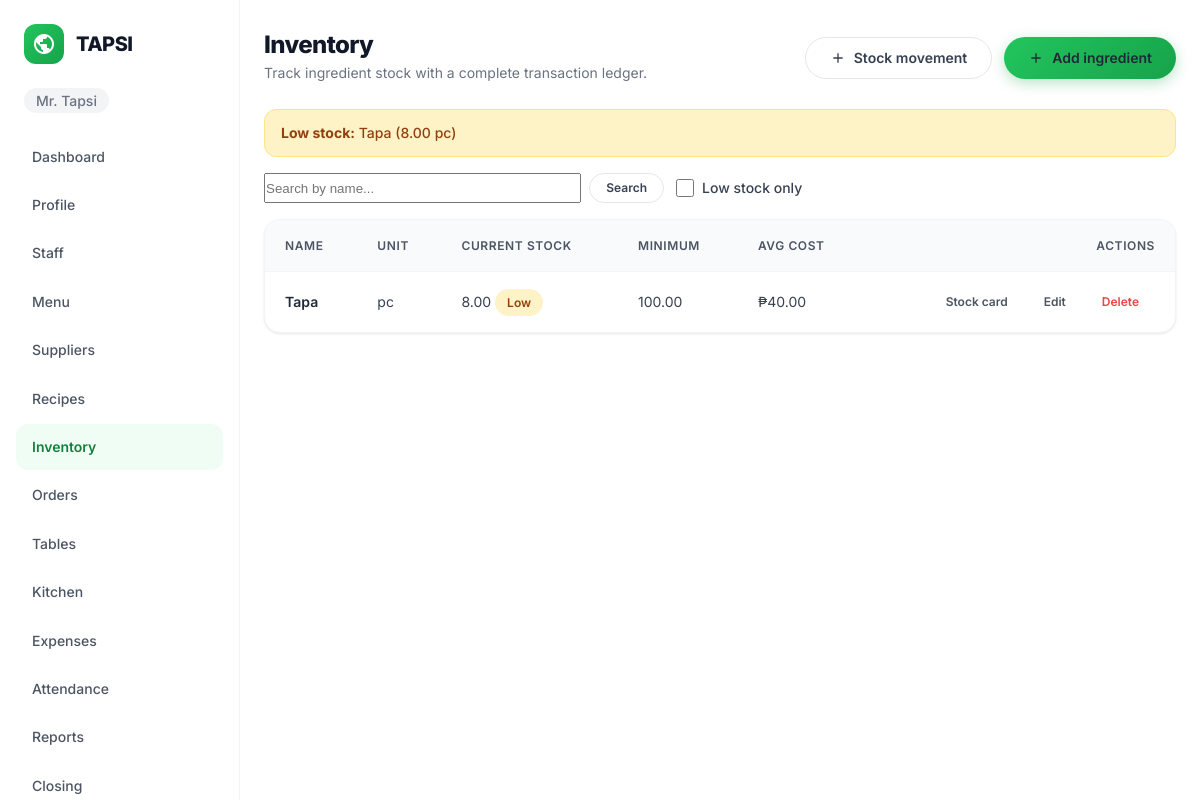
The page /inventory/ingredients/ (signed in) on the database its author committed.
### accounts/models.py (models this page shows, shortened)
class User(AbstractUser):
    class Role(models.TextChoices):
        OWNER = "OWNER", "Owner"
        MANAGER = "MANAGER", "Manager"
        CASHIER = "CASHIER", "Cashier"
        KITCHEN = "KITCHEN", "Kitchen"
    username = models.CharField(max_length=254, unique=True, editable=False)
    email = models.EmailField(unique=True)
    restaurant = models.ForeignKey(Restaurant, on_delete=models.PROTECT, related_name="users", null=True, blank=True)
    role = models.CharField(max_length=10, choices=Role.choices, default=Role.CASHIER)
    phone = models.CharField(max_length=30, blank=True, validators=[RegexValidator(r"^[0-9+() -]*$", "Enter a valid phone number.")])
    avatar = models.FileField(upload_to="avatars/", blank=True)
    must_change_password = models.BooleanField(default=False)
    failed_login_count = models.PositiveSmallIntegerField(default=0)
    locked_until = models.DateTimeField(null=True, blank=True)
    pending_email = models.EmailField(blank=True)
    is_deleted = models.BooleanField(default=False)
    deleted_at = models.DateTimeField(null=True, blank=True)
    USERNAME_FIELD = "email"
    REQUIRED_FIELDS: list[str] = []
    objects = UserManager()
    class Meta:
        indexes = [
            models.Index(fields=["restaurant", "role"]),
            models.Index(fields=["restaurant", "is_active", "is_deleted"]),
        ]

class Restaurant(models.Model):
    name = models.CharField(max_length=150)
    address = models.TextField(blank=True)
    contact_number = models.CharField(max_length=30, blank=True)
    tin = models.CharField(max_length=30, blank=True)
    is_vat_registered = models.BooleanField(default=False)
    receipt_footer = models.CharField(max_length=255, blank=True)
    timezone = models.CharField(max_length=50, default="Asia/Manila", editable=False)
    created_at = models.DateTimeField(auto_now_add=True)

### inventory/models.py (models this page shows, shortened)
class LowStockAlert(models.Model):
    restaurant_id = models.PositiveIntegerField(db_index=True)
    ingredient = models.ForeignKey(
        Ingredient,
        on_delete=models.PROTECT,
        related_name="low_stock_alerts",
    )
    opened_at = models.DateTimeField(auto_now_add=True)
    resolved_at = models.DateTimeField(null=True, blank=True)
    class Meta:
        ordering = ("-opened_at",)

class Ingredient(models.Model):
    class UnitOfMeasure(models.TextChoices):
        GRAM = "g", "Gram (g)"
        KILOGRAM = "kg", "Kilogram (kg)"
        MILLILITER = "ml", "Milliliter (ml)"
        LITER = "L", "Liter (L)"
        PIECE = "pc", "Piece (pc)"
        PACK = "pack", "Pack"
    restaurant_id = models.PositiveIntegerField(db_index=True)
    name = models.CharField(max_length=100)
    unit_of_measure = models.CharField(
        max_length=10,
        choices=UnitOfMeasure.choices,
        default=UnitOfMeasure.PIECE,
    )
    minimum_stock = models.DecimalField(
        max_digits=12,
        decimal_places=2,
        default=0,
        validators=[MinValueValidator(0)],
    )
    average_unit_cost = models.DecimalField(
        max_digits=12,
        decimal_places=2,
        default=0,
        validators=[MinValueValidator(0)],
    )
    default_supplier_id = models.PositiveIntegerField(null=True, blank=True)
    is_deleted = models.BooleanField(default=False)
    deleted_at = models.DateTimeField(null=True, blank=True)
    created_at = models.DateTimeField(auto_now_add=True)
    updated_at = models.DateTimeField(auto_now=True)
    class Meta:
        ordering = ("name",)
    @property
    def current_stock(self):
        balance = self.transactions.order_by("-id").values_list(
            "resulting_balance", flat=True
        ).first()
        return balance if balance is not None else 0

### inventory/views.py (the view)
# urls.py: path("ingredients/", views.ingredient_list, name="ingredient_list"),
@login_required
def ingredient_list(request):
    rid = _restaurant_id(request.user)
    q = request.GET.get("q", "").strip()
    low_stock = request.GET.get("low_stock") == "1"
    ingredients = Ingredient.objects.filter(restaurant_id=rid, is_deleted=False)
    if q:
        ingredients = ingredients.filter(name__icontains=q)
    latest_balance = (
        InventoryTransaction.objects.filter(ingredient_id=OuterRef("pk"))
        .order_by("-id")
        .values("resulting_balance")[:1]
    )
    ingredients = ingredients.annotate(stock=Subquery(latest_balance)).order_by("name")
    low_stock_list = None
    if low_stock:
        low_stock_list = [
            i for i in ingredients if (i.stock or 0) <= i.minimum_stock
        ]
    open_alerts = LowStockAlert.objects.filter(
        restaurant_id=rid,
        resolved_at__isnull=True,
    ).select_related("ingredient")
    return render(request, "inventory/ingredient_list.html", {
        "ingredients": ingredients,
        "open_alerts": open_alerts,
        "q": q,
        "low_stock_filter": low_stock,
        "low_stock_list": low_stock_list,
    })

### templates/inventory/ingredient_list.html (shortened to what this page needs)
{% extends 'base.html' %}
{% block content %}
<div class="page-heading">
    <div>
        <h1>Inventory</h1>
        <p style="color: var(--gray-500); font-size: var(--font-size-sm); margin-top: var(--space-1);">Track ingredient stock with a complete transaction ledger.</p>
    </div>
    <div style="display: flex; gap: var(--space-3);">
        <a class="btn btn-secondary" href="{% url 'inventory:transaction_create' %}">
            <svg width="16" height="16" viewBox="0 0 24 24" fill="none" stroke="currentColor" stroke-width="2"><path d="M12 5v14M5 12h14"/></svg>
            Stock movement
        </a>
        <a class="btn btn-primary" href="{% url 'inventory:ingredient_create' %}">
            <svg width="16" height="16" viewBox="0 0 24 24" fill="none" stroke="currentColor" stroke-width="2"><path d="M12 5v14M5 12h14"/></svg>
            Add ingredient
        </a>
    </div>
</div>
{% if open_alerts %}
<div class="alert alert-warning">
    <strong>Low stock:</strong>
    {% for alert in open_alerts %}
    {{ alert.ingredient.name }} ({{ alert.ingredient.current_stock }} {{ alert.ingredient.unit_of_measure }}){% if not forloop.last %}, {% endif %}
    {% endfor %}
</div>
{% endif %}
<div style="margin-bottom: var(--space-4); display: flex; gap: var(--space-3); flex-wrap: wrap;">
    <form method="get" style="display: flex; gap: var(--space-2); flex: 1; max-width: 400px;">
        <input type="text" name="q" value="{{ q }}" placeholder="Search by name..." class="input" style="flex: 1;">
        <button type="submit" class="btn btn-secondary btn-sm">Search</button>
    </form>
    <form method="get" style="display: flex; gap: var(--space-2); align-items: center;">
        <label class="checkbox-label" style="white-space: nowrap;">
            <input type="checkbox" name="low_stock" value="1" {% if low_stock_filter %}checked{% endif %} onchange="this.form.submit()">
            <span>Low stock only</span>
        </label>
    </form>
</div>
<div class="table-card">
    <table>
        <thead>
            <tr>
                <th>Name</th>
                <th>Unit</th>
                <th>Current Stock</th>
                <th>Minimum</th>
                <th>Avg Cost</th>
                <th style="text-align: right;">Actions</th>
            </tr>
        </thead>
        <tbody>
            {% for ingredient in ingredients %}
            {% if not low_stock_filter or ingredient.stock|default:0 <= ingredient.minimum_stock %}
            <tr>
                <td>{{ ingredient.name }}</td>
                <td>{{ ingredient.unit_of_measure }}</td>
                <td>
                    {{ ingredient.stock|default:0|floatformat:2 }}
                    {% if ingredient.stock|default:0 <= ingredient.minimum_stock %}
                    <span class="badge badge-warning">Low</span>
                    {% endif %}
                </td>
                <td>{{ ingredient.minimum_stock|floatformat:2 }}</td>
                <td>₱{{ ingredient.average_unit_cost|floatformat:2 }}</td>
                <td style="text-align: right;">
                    <a href="{% url 'inventory:stock_card' ingredient.pk %}" class="btn btn-ghost btn-sm">Stock card</a>
                    <a href="{% url 'inventory:ingredient_edit' ingredient.pk %}" class="btn btn-ghost btn-sm">Edit</a>
                    <button class="btn btn-ghost btn-sm delete-btn" data-name="{{ ingredient.name }}" data-url="{% url 'inventory:ingredient_delete' ingredient.pk %}" style="color: var(--color-error);">Delete</button>
                </td>
            </tr>
            {% endif %}
            {% endfor %}
        </tbody>
    </table>
</div>
{% endblock %}

### templates/base.html (shortened to what this page needs)
{% load static %}
<!doctype html>
<html lang="en">
<head>
    <link rel="stylesheet" href="{% static 'css/design/tokens.css' %}">
    <link rel="stylesheet" href="{% static 'css/design/components.css' %}">
    <link rel="stylesheet" href="{% static 'css/app.css' %}">
</head>
<body>
    {% if user.is_authenticated %}
    <aside class="sidebar">
        <a class="navbar-logo" href="{% url 'dashboard' %}">
            <div class="navbar-logo-icon">
            </div>
            <span class="navbar-logo-text">TAPSI</span>
        </a>
        <div class="sidebar-restaurant"><span class="nav-restaurant-name">{{ user.restaurant.name }}</span></div>
        <nav class="sidebar-nav">
            <ul class="sidebar-links">
                <li><a href="{% url 'dashboard' %}" class="{% if request.resolver_match.url_name == 'dashboard' %}active{% endif %}">Dashboard</a></li>
                <li><a href="{% url 'accounts:profile' %}" class="{% if request.resolver_match.url_name == 'profile' %}active{% endif %}">Profile</a></li>
                {% if user.role == 'OWNER' or user.role == 'MANAGER' %}
                <li><a href="{% url 'accounts:staff_list' %}" class="{% if request.resolver_match.url_name == 'staff_list' or request.resolver_match.url_name == 'create_staff' %}active{% endif %}">Staff</a></li>
                <li><a href="{% url 'menu:menu_list' %}" class="{% if 'menu' in request.resolver_match.app_name %}active{% endif %}">Menu</a></li>
                <li><a href="{% url 'suppliers:supplier_list' %}" class="{% if 'suppliers' in request.resolver_match.app_name %}active{% endif %}">Suppliers</a></li>
                <li><a href="{% url 'recipes:recipe_list' %}" class="{% if 'recipes' in request.resolver_match.app_name %}active{% endif %}">Recipes</a></li>
                {% endif %}
                <li><a href="{% url 'inventory:ingredient_list' %}" class="{% if 'inventory' in request.resolver_match.app_name %}active{% endif %}">Inventory</a></li>
                <li><a href="{% url 'orders:order_list' %}" class="{% if 'orders' in request.resolver_match.app_name and request.resolver_match.url_name != 'table_list' %}active{% endif %}">Orders</a></li>
                <li><a href="{% url 'orders:table_list' %}" class="">Tables</a></li>
                <li><a href="{% url 'orders:kitchen_queue' %}" class="{% if request.resolver_match.url_name == 'kitchen_queue' %}active{% endif %}">Kitchen</a></li>
                {% if user.role == 'OWNER' or user.role == 'MANAGER' or user.role == 'CASHIER' %}
                <li><a href="{% url 'expenses:expense_list' %}" class="{% if 'expenses' in request.resolver_match.app_name %}active{% endif %}">Expenses</a></li>
                {% endif %}
                <li><a href="{% url 'employees:attendance_list' %}" class="{% if 'employees' in request.resolver_match.app_name %}active{% endif %}">Attendance</a></li>
                {% if user.role == 'OWNER' or user.role == 'MANAGER' %}
                <li><a href="{% url 'reports:daily_sales' %}" class="{% if 'reports' in request.resolver_match.app_name %}active{% endif %}">Reports</a></li>
                <li><a href="{% url 'closing:closing_list' %}" class="{% if 'closing' in request.resolver_match.app_name %}active{% endif %}">Closing</a></li>
                {% endif %}
            </ul>
        </nav>
    </aside>
    {% endif %}
    <main class="{% if user.is_authenticated %}app-main{% endif %}">
        <div class="container">
            {% block content %}{% endblock %}
        </div>
    </main>
</body>
</html>

### rows shown on the page
User: restaurant.name "Mr. Tapsi"
LowStockAlert: ingredient.name "Tapa", ingredient.current_stock "8.00", ingredient.unit_of_measure "pc"
Ingredient: name "Tapa", unit_of_measure "pc", stock "8.00", shows "Low", minimum_stock "100.00", average_unit_cost "40.00"
